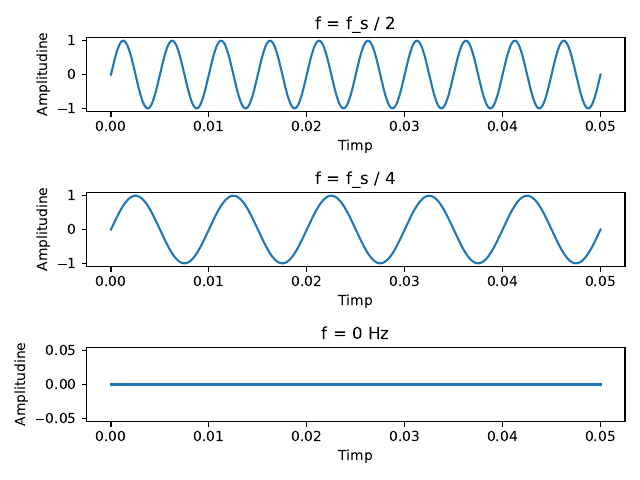

This chart was generated by the following Python code:
import matplotlib.pyplot as plt
import numpy as np

fig, axs = plt.subplots(nrows=3, ncols=1)

fs = 400

duration = 0.05
t = np.linspace(0.0, duration, int(duration / 0.0001))
amplitude = 1.0  

frequency = fs / 2
signal_1 = amplitude * np.sin(2 * np.pi * frequency * t)

axs[0].plot(t, signal_1)
axs[0].set_title("f = f_s / 2")
axs[0].set_xlabel("Timp")
axs[0].set_ylabel("Amplitudine")

frequency = fs / 4
signal_2 = amplitude * np.sin(2 * np.pi * frequency * t)

axs[1].plot(t, signal_2)
axs[1].set_title("f = f_s / 4")
axs[1].set_xlabel("Timp")
axs[1].set_ylabel("Amplitudine")

frequency = 0
signal_2 = amplitude * np.sin(2 * np.pi * frequency * t)

axs[2].plot(t, signal_2)
axs[2].set_title("f = 0 Hz")
axs[2].set_xlabel("Timp")
axs[2].set_ylabel("Amplitudine")

plt.tight_layout()
plt.savefig("ex6.pdf")
plt.show()
